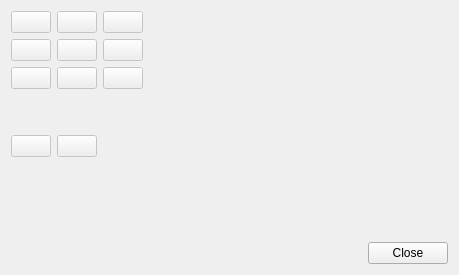
<?xml version="1.0" encoding="UTF-8"?>
<ui version="4.0">
 <class>ExtraMissionManagementDialog</class>
 <widget class="QWidget" name="ExtraMissionManagementDialog">
  <property name="geometry">
   <rect>
    <x>0</x>
    <y>0</y>
    <width>459</width>
    <height>275</height>
   </rect>
  </property>
  <property name="windowTitle">
   <string>Extra Mission Management</string>
  </property>
  <property name="windowIcon">
   <iconset resource="img.qrc">
    <normaloff>:/img/logo.png</normaloff>:/img/logo.png</iconset>
  </property>
  <layout class="QVBoxLayout" name="verticalLayout">
   <item>
    <layout class="QGridLayout" name="gridLayout">
     <item row="0" column="1">
      <widget class="QPushButton" name="btnUnload">
       <property name="enabled">
        <bool>false</bool>
       </property>
       <property name="toolTip">
        <string>Unload mission</string>
       </property>
       <property name="icon">
        <iconset resource="img.qrc">
         <normaloff>:/img/unload.png</normaloff>:/img/unload.png</iconset>
       </property>
       <property name="iconSize">
        <size>
         <width>32</width>
         <height>32</height>
        </size>
       </property>
      </widget>
     </item>
     <item row="4" column="0">
      <widget class="QPushButton" name="btnPrevious">
       <property name="enabled">
        <bool>false</bool>
       </property>
       <property name="toolTip">
        <string>Previous mission</string>
       </property>
       <property name="icon">
        <iconset resource="img.qrc">
         <normaloff>:/img/previous.png</normaloff>:/img/previous.png</iconset>
       </property>
       <property name="iconSize">
        <size>
         <width>32</width>
         <height>32</height>
        </size>
       </property>
      </widget>
     </item>
     <item row="0" column="3">
      <spacer name="horizontalSpacer">
       <property name="orientation">
        <enum>Qt::Horizontal</enum>
       </property>
       <property name="sizeHint" stdset="0">
        <size>
         <width>40</width>
         <height>20</height>
        </size>
       </property>
      </spacer>
     </item>
     <item row="0" column="2">
      <widget class="QPushButton" name="btnReload">
       <property name="enabled">
        <bool>false</bool>
       </property>
       <property name="toolTip">
        <string>Reload mission</string>
       </property>
       <property name="icon">
        <iconset resource="img.qrc">
         <normaloff>:/img/reload.png</normaloff>:/img/reload.png</iconset>
       </property>
       <property name="iconSize">
        <size>
         <width>32</width>
         <height>32</height>
        </size>
       </property>
      </widget>
     </item>
     <item row="2" column="0">
      <widget class="QPushButton" name="btnStart">
       <property name="enabled">
        <bool>false</bool>
       </property>
       <property name="toolTip">
        <string>Start mission</string>
       </property>
       <property name="icon">
        <iconset resource="img.qrc">
         <normaloff>:/img/start.png</normaloff>:/img/start.png</iconset>
       </property>
       <property name="iconSize">
        <size>
         <width>32</width>
         <height>32</height>
        </size>
       </property>
      </widget>
     </item>
     <item row="1" column="2">
      <widget class="QPushButton" name="btnRerun">
       <property name="enabled">
        <bool>false</bool>
       </property>
       <property name="toolTip">
        <string>Rerun mission</string>
       </property>
       <property name="icon">
        <iconset resource="img.qrc">
         <normaloff>:/img/rerun.png</normaloff>:/img/rerun.png</iconset>
       </property>
       <property name="iconSize">
        <size>
         <width>32</width>
         <height>32</height>
        </size>
       </property>
      </widget>
     </item>
     <item row="1" column="0">
      <widget class="QPushButton" name="btnRun">
       <property name="enabled">
        <bool>false</bool>
       </property>
       <property name="toolTip">
        <string>Run mission</string>
       </property>
       <property name="icon">
        <iconset resource="img.qrc">
         <normaloff>:/img/run.png</normaloff>:/img/run.png</iconset>
       </property>
       <property name="iconSize">
        <size>
         <width>32</width>
         <height>32</height>
        </size>
       </property>
      </widget>
     </item>
     <item row="2" column="2">
      <widget class="QPushButton" name="btnRestart">
       <property name="enabled">
        <bool>false</bool>
       </property>
       <property name="toolTip">
        <string>Restart mission</string>
       </property>
       <property name="icon">
        <iconset resource="img.qrc">
         <normaloff>:/img/restart.png</normaloff>:/img/restart.png</iconset>
       </property>
       <property name="iconSize">
        <size>
         <width>32</width>
         <height>32</height>
        </size>
       </property>
      </widget>
     </item>
     <item row="0" column="4">
      <widget class="QPushButton" name="btnMLE">
       <property name="toolTip">
        <string>Map list editor</string>
       </property>
       <property name="icon">
        <iconset resource="img.qrc">
         <normaloff>:/img/MLE.png</normaloff>:/img/MLE.png</iconset>
       </property>
       <property name="iconSize">
        <size>
         <width>32</width>
         <height>32</height>
        </size>
       </property>
       <property name="flat">
        <bool>true</bool>
       </property>
      </widget>
     </item>
     <item row="1" column="1">
      <widget class="QPushButton" name="btnEnd">
       <property name="enabled">
        <bool>false</bool>
       </property>
       <property name="toolTip">
        <string>End mission</string>
       </property>
       <property name="icon">
        <iconset resource="img.qrc">
         <normaloff>:/img/end.png</normaloff>:/img/end.png</iconset>
       </property>
       <property name="iconSize">
        <size>
         <width>32</width>
         <height>32</height>
        </size>
       </property>
      </widget>
     </item>
     <item row="2" column="1">
      <widget class="QPushButton" name="btnStop">
       <property name="enabled">
        <bool>false</bool>
       </property>
       <property name="toolTip">
        <string>Stop mission</string>
       </property>
       <property name="icon">
        <iconset resource="img.qrc">
         <normaloff>:/img/stop.png</normaloff>:/img/stop.png</iconset>
       </property>
       <property name="iconSize">
        <size>
         <width>32</width>
         <height>32</height>
        </size>
       </property>
      </widget>
     </item>
     <item row="0" column="0">
      <widget class="QPushButton" name="btnLoad">
       <property name="enabled">
        <bool>false</bool>
       </property>
       <property name="toolTip">
        <string>Load mission</string>
       </property>
       <property name="icon">
        <iconset resource="img.qrc">
         <normaloff>:/img/load.png</normaloff>:/img/load.png</iconset>
       </property>
       <property name="iconSize">
        <size>
         <width>32</width>
         <height>32</height>
        </size>
       </property>
      </widget>
     </item>
     <item row="4" column="1">
      <widget class="QPushButton" name="btnNext">
       <property name="enabled">
        <bool>false</bool>
       </property>
       <property name="toolTip">
        <string>Next mission</string>
       </property>
       <property name="icon">
        <iconset resource="img.qrc">
         <normaloff>:/img/next.png</normaloff>:/img/next.png</iconset>
       </property>
       <property name="iconSize">
        <size>
         <width>32</width>
         <height>32</height>
        </size>
       </property>
      </widget>
     </item>
     <item row="3" column="2">
      <spacer name="verticalSpacer_2">
       <property name="orientation">
        <enum>Qt::Vertical</enum>
       </property>
       <property name="sizeHint" stdset="0">
        <size>
         <width>20</width>
         <height>40</height>
        </size>
       </property>
      </spacer>
     </item>
    </layout>
   </item>
   <item>
    <spacer name="verticalSpacer">
     <property name="orientation">
      <enum>Qt::Vertical</enum>
     </property>
     <property name="sizeHint" stdset="0">
      <size>
       <width>20</width>
       <height>40</height>
      </size>
     </property>
    </spacer>
   </item>
   <item>
    <widget class="QDialogButtonBox" name="buttonBox">
     <property name="standardButtons">
      <set>QDialogButtonBox::Close</set>
     </property>
    </widget>
   </item>
  </layout>
 </widget>
 <resources>
  <include location="img.qrc"/>
 </resources>
 <connections>
  <connection>
   <sender>buttonBox</sender>
   <signal>rejected()</signal>
   <receiver>ExtraMissionManagementDialog</receiver>
   <slot>close()</slot>
   <hints>
    <hint type="sourcelabel">
     <x>229</x>
     <y>258</y>
    </hint>
    <hint type="destinationlabel">
     <x>229</x>
     <y>137</y>
    </hint>
   </hints>
  </connection>
 </connections>
</ui>
